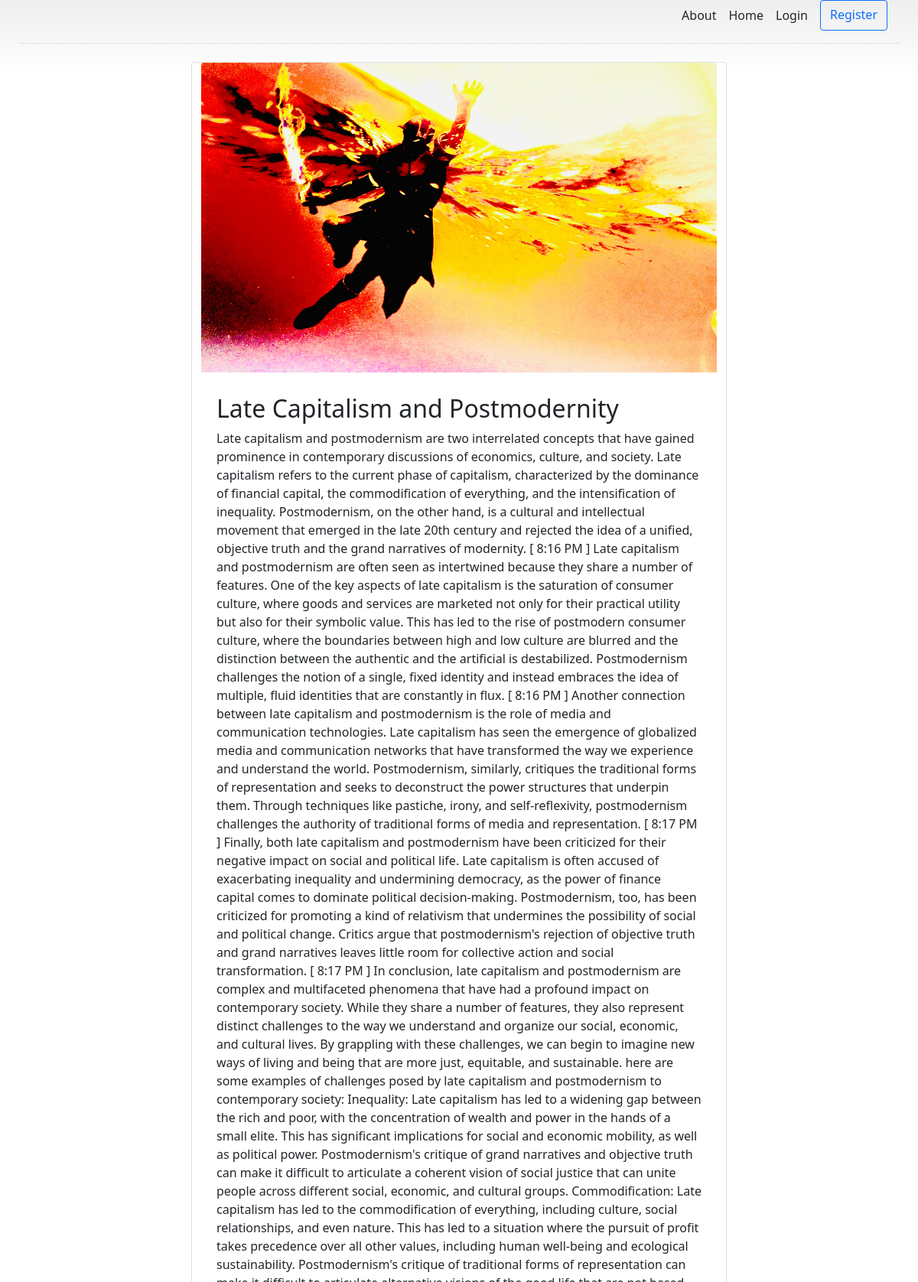
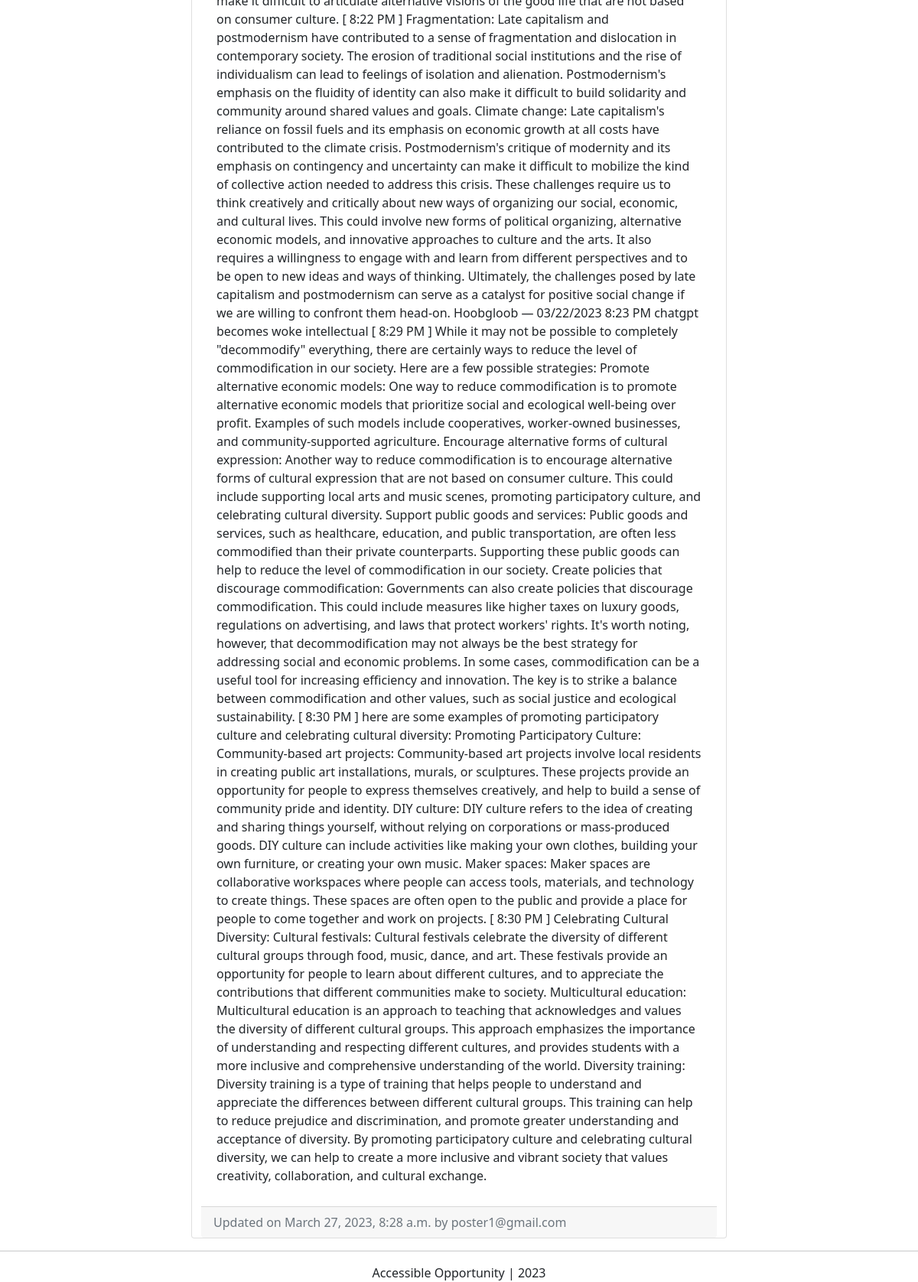
The page /blog/poster1-late-capitalism-and-postmodernity/ on the database its author committed (2 pictures, top to bottom).
### blog/models.py (models this page shows, shortened)
class BlogPost(models.Model):
	title				= models.CharField(max_length=50, null=False, blank=False)
	body				= models.CharField(max_length=20000, null=False, blank=False)
	image				= models.ImageField(upload_to=upload_location, null=False, blank=False)
	date_published		= models.DateTimeField(auto_now_add=True, verbose_name="date published")
	date_updated		= models.DateTimeField(auto_now=True, verbose_name="date updated")
	author				= models.ForeignKey(settings.AUTH_USER_MODEL, on_delete=models.CASCADE)
	slug				= models.SlugField(blank=True, unique=True)

### account/models.py (models this page shows, shortened)
class Account(AbstractBaseUser):
	email 					= models.EmailField(verbose_name="email", max_length=60,unique=True)
	username				= models.CharField(max_length=30, unique=True)
	date_joined				= models.DateTimeField(verbose_name='date joined', auto_now_add=True)
	last_login				= models.DateTimeField(verbose_name='last login', auto_now=True)
	is_admin				= models.BooleanField(default=False)
	is_active				= models.BooleanField(default=True)
	is_staff				= models.BooleanField(default=False)
	is_superuser			= models.BooleanField(default=False)
	is_poster				= models.BooleanField(default=False)
	USERNAME_FIELD = 'email'
	REQUIRED_FIELDS = ['username',]
	objects = MyAccountManager()
	def __str__(self):
		return self.email

### blog/views.py (the view)
# urls.py: path('<slug>/', detail_blog_view, name="detail"),
def detail_blog_view(request, slug):
	context = {}
	blog_post = get_object_or_404(BlogPost, slug=slug)
	context['blog_post'] = blog_post
	return render(request, 'blog/detail_blog.html', context)

### blog/templates/blog/detail_blog.html (shortened to what this page needs)
{% extends 'base.html' %}
{% block content %}
<div class="container">
	<div class="row">
		<div class="card m-auto">
			<img class="card-img-top" src="{{blog_post.image.url}}">
			<div class="card-body mt-2 mb-2">
			  <h2 class="card-title">{{blog_post.title}}</h2>
			  <p class="card-text">{{blog_post.body}}</p>
			</div>
			<div class="card-footer text-muted">
			  Updated on {{blog_post.date_updated}} by {{blog_post.author}}
			</div>
		</div>
	</div>
</div>
{% endblock content %}

### templates/snippets/header.html (style rules this page uses)
body { background-image: linear-gradient(180deg, #eee, #fff 100px, #fff); }
.container { max-width: 960px; }

### templates/snippets/base_css.html (style rules this page uses)
body { background-color: #f2f2f2; }

### blog/templates/blog/detail_blog.html (style rules this page uses)
.card { max-width: 700px; }
.card-body { padding: 20px; }

### rows shown on the page
BlogPost: image (picture), title "Late Capitalism and Postmodernity", body "Late capitalism and postmodernism are two interrelated concepts that have gained prominence in contemporary discussions of economics, culture, and society. Late capitalism refers to the current phase of capitalism, characterized by the dominance of financial capital, the commodification of everything, and the intensification of inequality. Postmodernism, on the other hand, is a cultural and intellectual movement that emerged in the late 20th century and rejected the idea of a unified, objective truth and the grand narratives of modernity. [ 8:16 PM ] Late capitalism and postmodernism are often seen as intertwined because they share a number of features. One of the key aspects of late…", date_updated "March 27, 2023, 8:28 a.m.", author "poster1@gmail.com"
